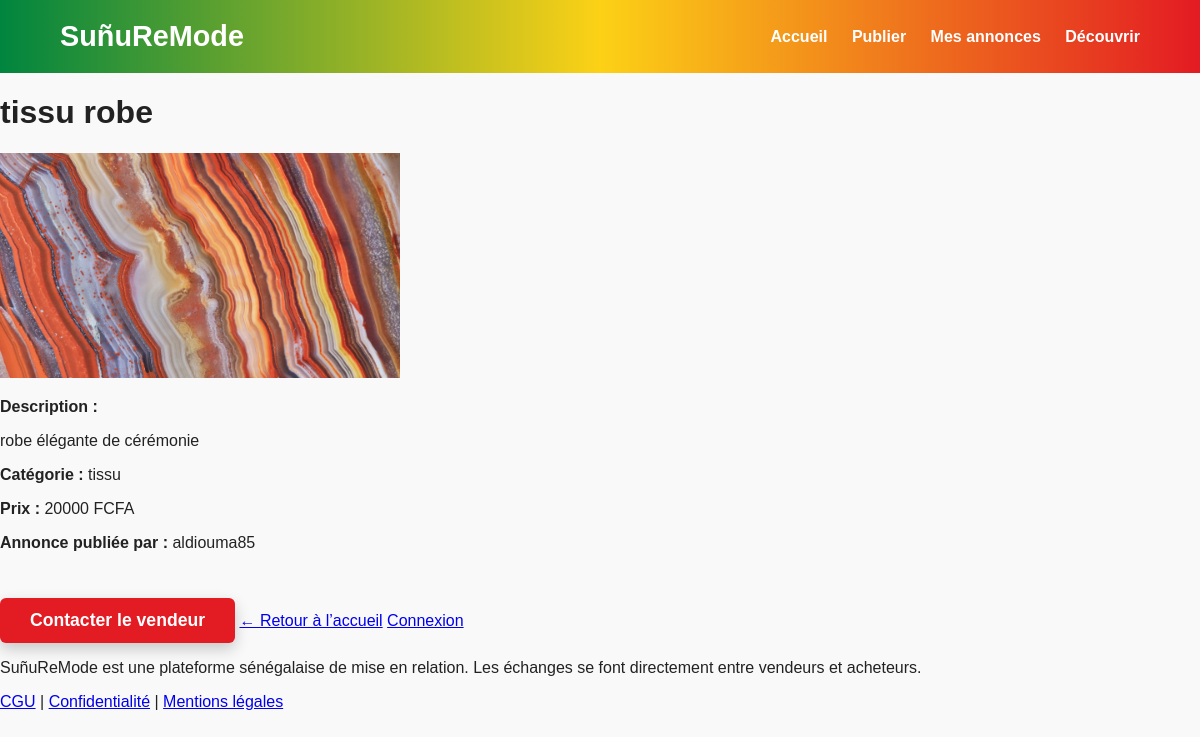
/annonce/4/, run on the app's committed database.
### core/models.py (models this page shows, shortened)
class Annonce(models.Model):
    CATEGORIES = [
        ('wax', 'Wax'),
        ('bazin', 'Bazin'),
        ('djezner', 'Djezner'),
        ('tchioup', 'Tchioup'),
        ('tissu', 'Tissu'),
    ]
    auteur = models.ForeignKey(User, on_delete=models.CASCADE)
    titre = models.CharField(max_length=200)
    description = models.TextField()
    prix = models.IntegerField()
    categorie = models.CharField(max_length=50)
    image = models.ImageField(upload_to='annonces/', blank=True, null=True)

### core/views.py (the view)
# urls.py: path('annonce/<int:annonce_id>/', views.detail_annonce, name='detail_annonce'),
def detail_annonce(request, annonce_id):
    annonce = get_object_or_404(Annonce, id=annonce_id)
    return render(request, 'core/detail_annonce.html', {'annonce': annonce})

### core/templates/core/detail_annonce.html (shortened to what this page needs)
{% extends 'core/base.html' %}
{% block content %}
<h1>{{ annonce.titre }}</h1>
{% if annonce.image %}
    <img src="{{ annonce.image.url }}" alt="{{ annonce.titre }}" style="max-width:400px;">
{% endif %}
<p><strong>Description :</strong></p>
<p>{{ annonce.description }}</p>
<p><strong>Catégorie :</strong> {{ annonce.categorie }}</p>
<p><strong>Prix :</strong> {{ annonce.prix }} FCFA</p>
<p>
    <strong>Annonce publiée par :</strong> {{ annonce.auteur.username }}
</p>
<a href="#" class="btn-decouvrir">Contacter le vendeur</a>
<a href="{% url 'home' %}">← Retour à l’accueil</a>
{% endblock %}

### core/static/core/style.css (style rules this page uses)
:root { --vert-senegal: #00853f; --jaune-senegal: #fcd116; --rouge-senegal: #e31b23; }
body { font-family: Arial, sans-serif; margin: 0; background-color: #f9f9f9; color: #222; }
.btn-decouvrir { display: inline-block; background-color: #e31b23; color: white; padding: 14px 36px; text-decoration: none; font-weight: bold; font-size: 1.1rem; border-radius: 30px; box-shadow: 0 6px 15px rgba(0,0,0,0.2); transition: all 0.3s ease; }
.btn-decouvrir { display: inline-block; margin-top: 30px; padding: 12px 30px; background-color: #e31b23; color: white; text-decoration: none; font-weight: bold; border-radius: 6px; }

### data on the page
Annonce: titre "tissu robe", image (picture), description "robe élégante de cérémonie", categorie "tissu", prix "20000", auteur.username "aldiouma85"
